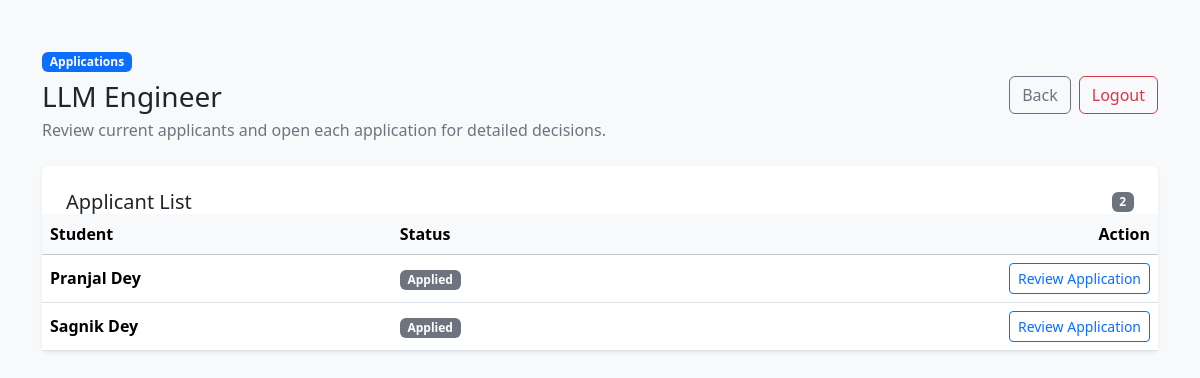
The app's page /company/drive/2 (signed in) with its own data.
### models.py (models this page shows)
class Drive(db.Model):
    id = db.Column(db.Integer, primary_key=True)
    company_id = db.Column(
        db.Integer,
        db.ForeignKey('company.id')
    )
    title = db.Column(db.String(100))
    description = db.Column(db.Text)
    eligibility = db.Column(db.String(200))
    deadline = db.Column(db.Date)
    skills_required = db.Column(db.String(200))
    salary_range = db.Column(db.String(100))
    approved = db.Column(db.Boolean, default=False)
    status = db.Column(db.String(20), default="Pending")
    applications = db.relationship('Application', backref='drive', lazy=True)

class Application(db.Model):
    id = db.Column(db.Integer, primary_key=True)
    student_id = db.Column(
        db.Integer,
        db.ForeignKey('student.id')
    )
    drive_id = db.Column(
        db.Integer,
        db.ForeignKey('drive.id')
    )
    status = db.Column(
        db.String(20),
        default="Applied"
    )
    application_date = db.Column(
        db.Date,
        default=date.today
    )
    __table_args__ = (
        db.UniqueConstraint('student_id', 'drive_id'),
    )

class Student(db.Model):
    id = db.Column(
        db.Integer,
        db.ForeignKey('user.id'),
        primary_key=True
    )
    name = db.Column(db.String(100))
    email = db.Column(db.String(100))
    skills = db.Column(db.String(200))
    resume = db.Column(db.String(200))
    blacklisted = db.Column(db.Boolean, default=False)
    applications = db.relationship('Application', backref='student', lazy=True)

### routes.py (the view)
@routes.route("/company/drive/<int:id>")
@login_required
def drive_applications(id):
    drive = Drive.query.get_or_404(id)
    if drive.company_id != current_user.id:
        return "Unauthorized"
    applications = Application.query.filter_by(
        drive_id=id
    ).all()
    return render_template(
        "company_drive_applications.html",
        drive=drive,
        applications=applications
    )

### app.py (called while the page is built)
@app.after_request
def add_no_cache_headers(response):
    if request.endpoint != "static":
        response.headers["Cache-Control"] = "no-store"
    return response

@login_manager.user_loader
def load_user(user_id):
    return User.query.get(int(user_id))

### templates/company_drive_applications.html (shortened to what this page needs)
{% extends "base.html" %}
{% block content %}
<div class="d-flex flex-column flex-lg-row justify-content-between align-items-lg-center gap-3 mb-4">
    <div>
        <span class="badge text-bg-primary mb-2">Applications</span>
        <h1 class="h3 mb-1">{{ drive.title }}</h1>
        <p class="text-secondary mb-0">Review current applicants and open each application for detailed decisions.</p>
    </div>
    <div class="d-flex flex-wrap gap-2">
        <a href="/company/dashboard" class="btn btn-outline-secondary">
            Back
        </a>
        <a href="/logout" class="btn btn-outline-danger">
            Logout
        </a>
    </div>
</div>
<div class="card border-0 shadow-sm">
    <div class="card-body p-0">
        <div class="d-flex justify-content-between align-items-center p-4 pb-0">
            <h2 class="h5 mb-0">Applicant List</h2>
            <span class="badge text-bg-secondary">{{ applications|length }}</span>
        </div>
        <div class="table-responsive">
            <table class="table table-hover align-middle mb-0">
                <thead class="table-light">
                    <tr>
                        <th>Student</th>
                        <th>Status</th>
                        <th class="text-end">Action</th>
                    </tr>
                </thead>
                <tbody>
                    {% for a in applications %}
                    <tr>
                        <td class="fw-semibold">{{ a.student.name }}</td>
                        <td>
                            <span class="badge {% if a.status == 'Selected' %}text-bg-success{% elif a.status == 'Rejected' %}text-bg-danger{% elif a.status == 'Shortlisted' %}text-bg-warning{% else %}text-bg-secondary{% endif %}">
                                {{ a.status }}
                            </span>
                        </td>
                        <td class="text-end">
                            <a href="/company/review/{{a.id}}"
                               class="btn btn-outline-primary btn-sm">
                               Review Application
                            </a>
                        </td>
                    </tr>
                    {% else %}
                    <tr>
                        <td colspan="3" class="text-center text-secondary py-4">No applications received for this drive yet.</td>
                    </tr>
                    {% endfor %}
                </tbody>
            </table>
        </div>
    </div>
</div>
{% endblock %}

### records on screen
Drive: title "LLM Engineer"
Application: student.name "Pranjal Dey", status "Applied"
Application: student.name "Sagnik Dey", status "Applied"

### other values on screen
{{ applications|length }} "2"
